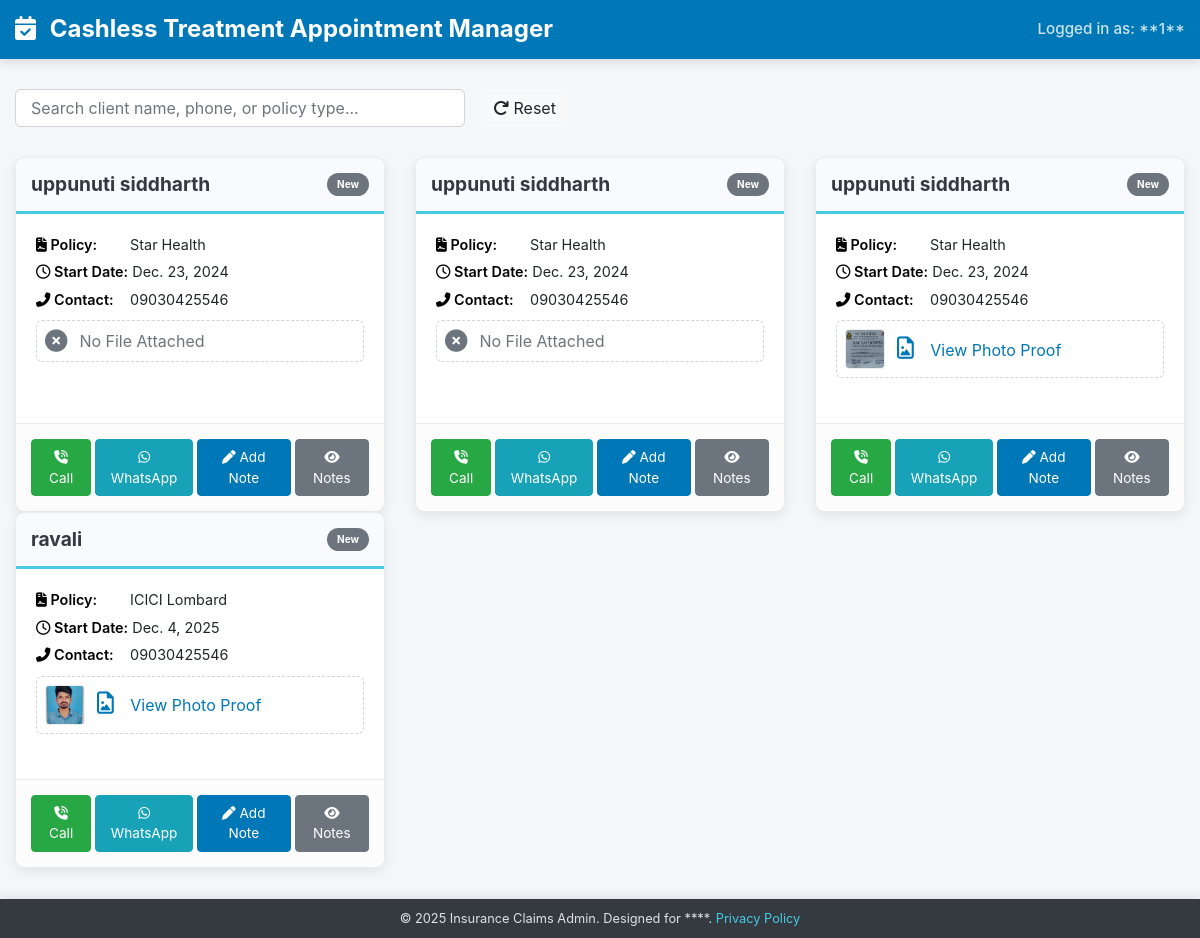
Screenshot of /insurance_admin/ (signed in) with the database file from the repository.
### base/models.py (models this page shows, shortened)
class CustomUser(AbstractUser):
    ROLE_CHOICES = (
        ('MOD', 'mod'),
        ('hr', 'HR'),
        ('INS_ADMIN', 'Insurance_Administrator'),
        ('general_manager', 'General_Manager'),
    )
    status_choices = (
        ('active', 'Active'),
        ('inactive', 'Inactive'),
        ('suspended', 'Suspended'),
        ('hold', 'On Hold'),
    )
    username = models.CharField(max_length=100, unique=True)
    email = models.EmailField(unique=True)
    full_name = models.CharField(max_length=150)
    phone_number = models.CharField(max_length=15, blank=True, null=True)
    status = models.CharField(max_length=20, choices=status_choices, default='inactive')
    role = models.CharField(max_length=20, choices=ROLE_CHOICES, default='MOD')

class Appointment(models.Model):
    full_name = models.CharField(max_length=100)
    insurance_name = models.CharField(max_length=100)
    phone = models.CharField(max_length=15)
    policy_start_date = models.DateField()
    file = models.FileField(upload_to='documents/', null=True, blank=True)
    @property
    def file_type(self):
        if not self.file:
            return None
        file_url = self.file.url.lower()
        if file_url.endswith('.pdf'):
            return 'pdf'
        elif file_url.endswith(('.jpg', '.jpeg', '.png')):
            return 'image'
        else:
            return 'other'

### base/views.py (the view)
# urls.py: path('insurance_admin/', views.insurance_admin, name='insurance_admin'),
@login_required
def insurance_admin(request):
    insurance_list = Appointment.objects.all()
    return render(request, 'dashboards/insurance_admin.html', {'insurance_list': insurance_list})

### base/templates/dashboards/insurance_admin.html (shortened to what this page needs)
<!DOCTYPE html>
<html lang="en">
<head>
    <link rel="stylesheet" href="https://cdn.jsdelivr.net/npm/bootstrap@4.6.2/dist/css/bootstrap.min.css">
    <link rel="stylesheet" href="https://cdnjs.cloudflare.com/ajax/libs/font-awesome/6.5.0/css/all.min.css">
</head>
<body>
<div class="app-header">
    <div class="container d-flex justify-content-between align-items-center">
        <h2><i class="fas fa-calendar-check mr-2"></i> Cashless Treatment Appointment Manager</h2>
        <div class="admin-name">Logged in as: **{{ user.full_name }}**</div>
    </div>
</div>
<div class="container">
    <div class="filter-bar">
        <input type="text" id="searchInput" class="form-control" placeholder="Search client name, phone, or policy type...">
        <button class="btn btn-light" id="resetSearch"><i class="fas fa-redo"></i> Reset</button>
    </div>
    <div id="insuranceCards" class="row">
        {% for item in insurance_list %}
        <div class="col-xl-4 col-md-6 col-sm-12 card-item" data-name="{{ item.full_name | lower }}" data-insurance="{{ item.insurance_name | lower }}" data-phone="{{ item.phone | lower }}" data-status="{{ item.status }}">
            <div class="card insurance-card">
                <div class="card-header-custom">
                    <span class="card-title-name">{{ item.full_name }}</span>
                    {% if item.status == "in_progress" %}
                        <span class="status-badge in-progress">Processing</span>
                    {% elif item.status == "completed" %}
                        <span class="status-badge completed">Approved</span>
                    {% elif item.status == "closed" %}
                        <span class="status-badge closed">Rejected</span>
                    {% else %}
                        <span class="status-badge bg-secondary text-white">New</span>
                    {% endif %}
                </div>
                <div class="card-body">
                    <p><strong><i class="fas fa-file-contract"></i> Policy:</strong> {{ item.insurance_name }}</p>
                    <p><strong><i class="far fa-clock"></i> Start Date:</strong> {{ item.policy_start_date }}</p>
                    <p><strong><i class="fas fa-phone-alt"></i> Contact:</strong> {{ item.phone }}</p>
                    {% if item.file %}
                    <a href="#" class="view-document-link text-decoration-none" data-toggle="modal" data-target="#documentModal" data-file-type="{{ item.file_type }}" data-file-url="{{ item.file.url }}">
                        <div class="document-preview">
                            {% if item.file_type == "image" %}
                                <img src="{{ item.file.url }}" alt="Policy Image">
                                <span><i class="far fa-file-image"></i> View Photo Proof</span>
                            {% elif item.file_type == "pdf" %}
                                <i class="far fa-file-pdf"></i>
                                <span>View Policy PDF</span>
                            {% else %}
                                <i class="fas fa-file-alt"></i>
                                <span>View Document File</span>
                            {% endif %}
                        </div>
                    </a>
                    {% else %}
                        <div class="document-preview text-muted" style="cursor: default;">
                            <i class="fas fa-times-circle"></i> No File Attached
                        </div>
                    {% endif %}
                </div>
                <div class="action-group d-flex justify-content-between align-items-center">
                    <a href="tel:{{ item.phone }}" class="btn btn-success action-btn-icon mr-1"><i class="fas fa-phone-volume"></i> Call</a>
                    <a href="https://wa.me/{{ item.phone }}" target="_blank" class="btn btn-info action-btn-icon mr-1"><i class="fab fa-whatsapp"></i> WhatsApp</a>
                    <button class="btn btn-primary action-btn-icon mr-1 add-response-btn" data-id="{{ item.id }}" data-toggle="modal" data-target="#responseModal">
                        <i class="fas fa-pen"></i> Add Note
                    </button>
                    <button class="btn btn-secondary action-btn-icon view-notes-btn" data-target="#notes-{{ item.id }}">
                        <i class="fas fa-eye"></i> Notes
                    </button>
                </div>
            </div>
        </div>
        {% empty %}
        <div class="col-12">
            <div class="alert alert-info text-center" role="alert">
                <i class="fas fa-search-minus"></i> No insurance claims found matching the criteria.
            </div>
        </div>
        {% endfor %}
    </div>
</div>
<footer class="app-footer">
    <div class="container">
        &copy; 2025 Insurance Claims Admin. Designed for **{{ admin_name }}**. <a href="#">Privacy Policy</a>
    </div>
</footer>
</body>
</html>

### base/templates/dashboards/insurance_admin.html (style rules this page uses)
:root { --primary-color: #0077b6; --accent-color: #48cae4; --header-bg: #e6f1ff; --card-shadow: 0 4px 12px rgba(0, 0, 0, 0.08); --font-family: 'Inter', sans-serif; }
body { font-family: var(--font-family); background-color: #f4f7f9; padding-top: 0; padding-bottom: 70px; }
.container { max-width: 1400px; }
.app-header { background-color: var(--primary-color); color: white; padding: 15px 0; margin-bottom: 30px; box-shadow: 0 2px 10px rgba(0, 0, 0, 0.15); }
.app-header h2 { font-weight: 700; margin: 0; font-size: 1.5rem; }
.app-header .admin-name { font-weight: 500; font-size: 0.95rem; opacity: 0.8; }
.filter-bar { margin-bottom: 30px; display: flex; gap: 15px; align-items: center; }
#searchInput { flex-grow: 1; max-width: 450px; border-radius: 6px; border: 1px solid #ced4da; padding: 10px 15px; }
.insurance-card { border: 1px solid #e9ecef; border-radius: 10px; box-shadow: var(--card-shadow); transition: transform 0.3s ease-in-out; margin-bottom: 25px; background: #ffffff; height: 100%; display: flex; flex-direction: column; }
.card-header-custom { background-color: #f8fafd; border-bottom: 3px solid var(--accent-color); padding: 12px 15px; display: flex; justify-content: space-between; align-items: center; border-radius: 10px 10px 0 0; }
.card-title-name { font-size: 1.2rem; font-weight: 700; color: #343a40; }
.card-body p { margin-bottom: 6px; font-size: 0.9rem; }
.card-body p strong { color: #000; font-weight: 600; min-width: 90px; display: inline-block; }
.document-preview { display: flex; align-items: center; padding: 8px; margin-top: 10px; border: 1px dashed #ced4da; border-radius: 6px; cursor: pointer; color: var(--primary-color); transition: background 0.2s; }
.document-preview img { width: 40px; height: 40px; object-fit: cover; border-radius: 4px; margin-right: 12px; border: 1px solid #eee; }
.document-preview i { font-size: 1.4rem; margin-right: 12px; }
.action-group { padding: 15px; border-top: 1px solid #e9ecef; background-color: #fcfcfc; border-radius: 0 0 10px 10px; }
.action-btn-icon { font-size: 0.85rem; padding: 7px 10px; }
.btn-success { background-color: #28a745 !important; border-color: #28a745 !important; }
.btn-info { background-color: #17a2b8 !important; border-color: #17a2b8 !important; }
.btn-primary { background-color: var(--primary-color) !important; border-color: var(--primary-color) !important; }
.status-badge { padding: 4px 10px; font-size: 10px; font-weight: 700; border-radius: 12px; }
.app-footer { position: fixed; bottom: 0; left: 0; width: 100%; background-color: #343a40; color: #dee2e6; padding: 10px 0; text-align: center; font-size: 0.8rem; box-shadow: 0 -2px 10px rgba(0, 0, 0, 0.1); z-index: 1030; }
.app-footer a { color: var(--accent-color); text-decoration: none; }

### rows the page displays
CustomUser: full_name "1"
Appointment: full_name "uppunuti siddharth", insurance_name "Star Health", policy_start_date "Dec. 23, 2024", phone "09030425546", file "No File Attached"
Appointment: full_name "uppunuti siddharth", insurance_name "Star Health", policy_start_date "Dec. 23, 2024", phone "09030425546", file "No File Attached"
Appointment: full_name "uppunuti siddharth", insurance_name "Star Health", policy_start_date "Dec. 23, 2024", phone "09030425546", file (picture)
Appointment: full_name "ravali", insurance_name "ICICI Lombard", policy_start_date "Dec. 4, 2025", phone "09030425546", file (picture)
